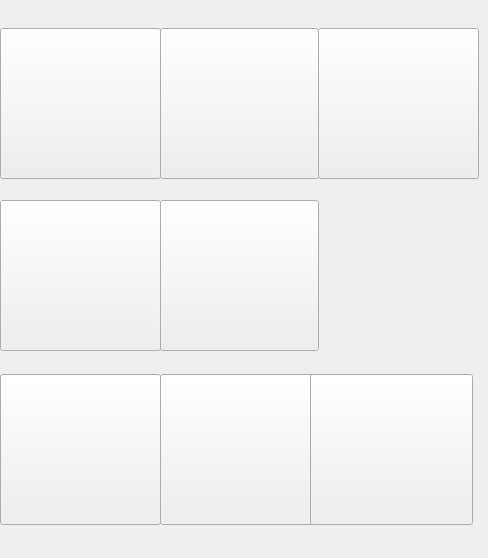
     <widget class="QWidget" name="tab_3">
      <property name="styleSheet">
       <string notr="true">QPushButton{color: rgba(255, 255, 255, 0);}
QPushButton:hover{
/*background-color: rgba(222, 84, 27, 105);*/
background-color: rgba(222, 222, 222, 55);
}</string>
      </property>
      <attribute name="title">
       <string>双袋</string>
      </attribute>
      <widget class="QPushButton" name="pushButton1009">
       <property name="geometry">
        <rect>
         <x>160</x>
         <y>28</y>
         <width>159</width>
         <height>151</height>
        </rect>
       </property>
       <property name="styleSheet">
        <string notr="true"/>
       </property>
       <property name="text">
        <string>双嵌线双袋</string>
       </property>
      </widget>
      <widget class="QPushButton" name="pushButton1014">
       <property name="geometry">
        <rect>
         <x>160</x>
         <y>374</y>
         <width>157</width>
         <height>151</height>
        </rect>
       </property>
       <property name="styleSheet">
        <string notr="true"/>
       </property>
       <property name="text">
        <string>双贴袋2</string>
       </property>
      </widget>
      <widget class="QPushButton" name="pushButton1010">
       <property name="geometry">
        <rect>
         <x>318</x>
         <y>28</y>
         <width>161</width>
         <height>151</height>
        </rect>
       </property>
       <property name="styleSheet">
        <string notr="true"/>
       </property>
       <property name="text">
        <string>单嵌线和带盖</string>
       </property>
      </widget>
      <widget class="QPushButton" name="pushButton1015">
       <property name="geometry">
        <rect>
         <x>310</x>
         <y>374</y>
         <width>163</width>
         <height>151</height>
        </rect>
       </property>
       <property name="styleSheet">
        <string notr="true"/>
       </property>
       <property name="text">
        <string>双贴袋3</string>
       </property>
      </widget>
      <widget class="QLabel" name="label_43">
       <property name="geometry">
        <rect>
         <x>2</x>
         <y>8</y>
         <width>471</width>
         <height>541</height>
        </rect>
       </property>
       <property name="text">
        <string/>
       </property>
       <property name="pixmap">
        <pixmap resource="../../images/images.qrc">:/design/10-3.png</pixmap>
       </property>
      </widget>
      <widget class="QPushButton" name="pushButton1011">
       <property name="geometry">
        <rect>
         <x>0</x>
         <y>200</y>
         <width>161</width>
         <height>151</height>
        </rect>
       </property>
       <property name="styleSheet">
        <string notr="true"/>
       </property>
       <property name="text">
        <string>带盖双袋</string>
       </property>
      </widget>
      <widget class="QPushButton" name="pushButton1013">
       <property name="geometry">
        <rect>
         <x>0</x>
         <y>374</y>
         <width>161</width>
         <height>151</height>
        </rect>
       </property>
       <property name="styleSheet">
        <string notr="true"/>
       </property>
       <property name="text">
        <string>双贴袋1</string>
       </property>
      </widget>
      <widget class="QPushButton" name="pushButton1012">
       <property name="geometry">
        <rect>
         <x>160</x>
         <y>200</y>
         <width>159</width>
         <height>151</height>
        </rect>
       </property>
       <property name="styleSheet">
        <string notr="true"/>
       </property>
       <property name="text">
        <string>嵌线带盖双袋</string>
       </property>
      </widget>
      <widget class="QPushButton" name="pushButton1008">
       <property name="geometry">
        <rect>
         <x>0</x>
         <y>28</y>
         <width>161</width>
         <height>151</height>
        </rect>
       </property>
       <property name="styleSheet">
        <string notr="true"/>
       </property>
       <property name="text">
        <string>单嵌线双袋</string>
       </property>
      </widget>
      <zorder>label_43</zorder>
      <zorder>pushButton1011</zorder>
      <zorder>pushButton1013</zorder>
      <zorder>pushButton1012</zorder>
      <zorder>pushButton1008</zorder>
      <zorder>pushButton1009</zorder>
      <zorder>pushButton1010</zorder>
      <zorder>pushButton1014</zorder>
      <zorder>pushButton1015</zorder>
     </widget>
